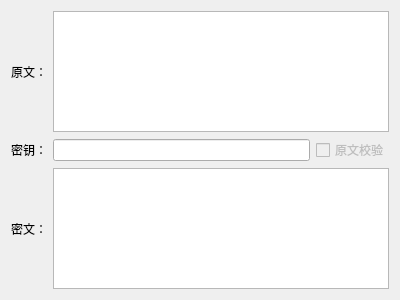
<?xml version="1.0" encoding="UTF-8"?>
<ui version="4.0">
 <class>tab_txt</class>
 <widget class="QWidget" name="tab_txt">
  <property name="geometry">
   <rect>
    <x>0</x>
    <y>0</y>
    <width>400</width>
    <height>300</height>
   </rect>
  </property>
  <property name="windowTitle">
   <string>Form</string>
  </property>
  <layout class="QGridLayout" name="gridLayout">
   <item row="0" column="0">
    <widget class="QLabel" name="label_decripted">
     <property name="text">
      <string>原文：</string>
     </property>
    </widget>
   </item>
   <item row="0" column="1" colspan="2">
    <widget class="QPlainTextEdit" name="textedit_decripted"/>
   </item>
   <item row="1" column="0">
    <widget class="QLabel" name="label_key">
     <property name="text">
      <string>密钥：</string>
     </property>
    </widget>
   </item>
   <item row="1" column="1">
    <widget class="QLineEdit" name="lineedit_key">
     <property name="clearButtonEnabled">
      <bool>true</bool>
     </property>
    </widget>
   </item>
   <item row="1" column="2">
    <widget class="QCheckBox" name="ckb_vertify">
     <property name="enabled">
      <bool>false</bool>
     </property>
     <property name="text">
      <string>原文校验</string>
     </property>
    </widget>
   </item>
   <item row="2" column="0">
    <widget class="QLabel" name="label_encripted">
     <property name="text">
      <string>密文：</string>
     </property>
    </widget>
   </item>
   <item row="2" column="1" colspan="2">
    <widget class="QPlainTextEdit" name="textedit_encripted"/>
   </item>
  </layout>
 </widget>
 <resources/>
 <connections/>
</ui>
